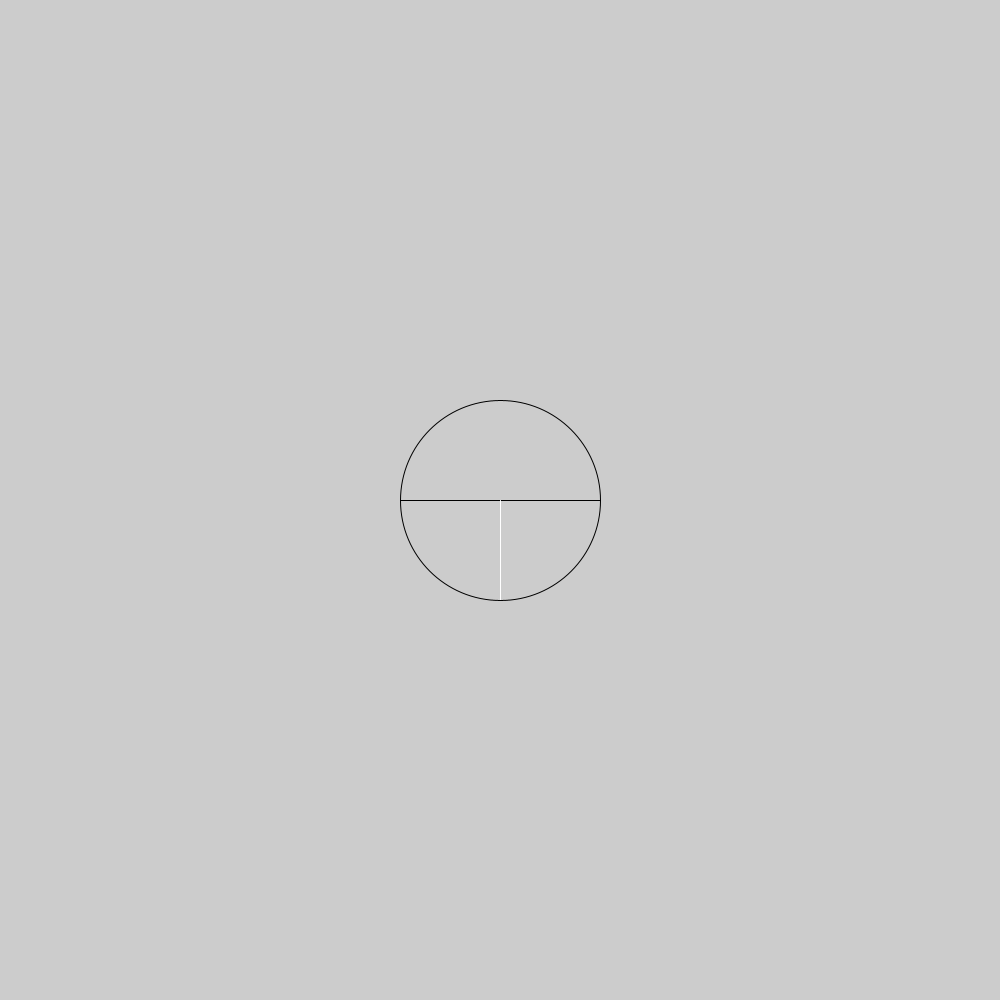
Frame 1 (no input)
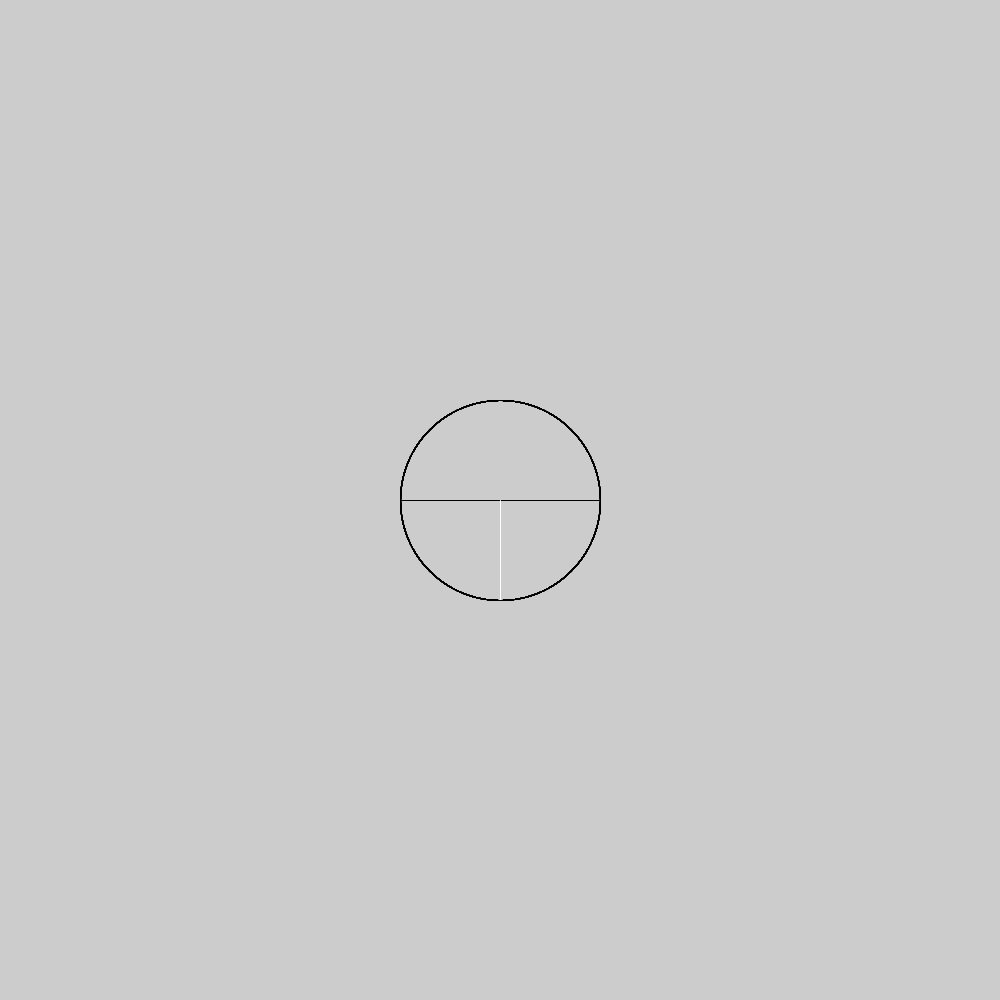
Frame 60 (the mouse pressed at the canvas centre just before this capture)
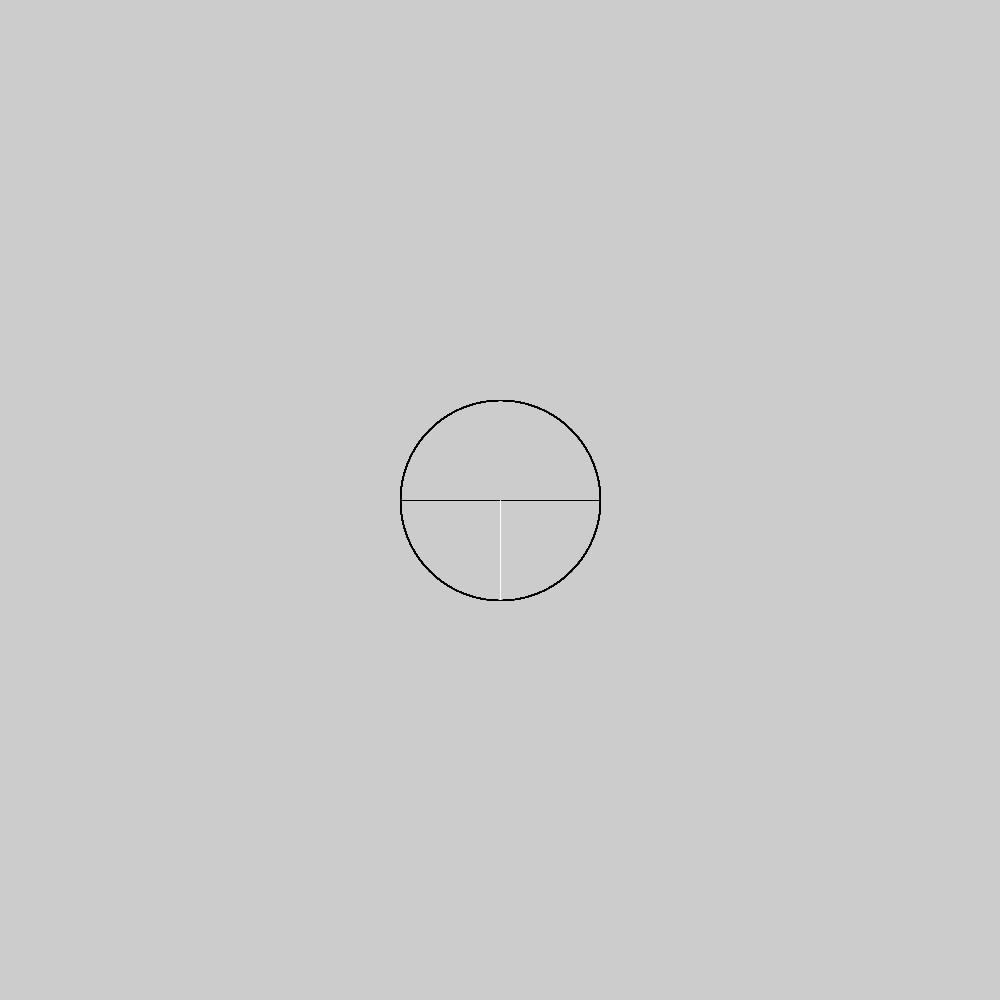
Frame 120 (the mouse held since frame 60 and released just before this capture)

The Processing sketch that drew these frames (run headless with seeded random() and noise(); from frame 60 on, the mouse is pressed at the canvas centre):

// Processing sketch: Zona_interactiva
// ── Zona_interactiva.pde
// RANGO DE FRAMES POR SEGUNDO
//frameRate(19)

int diametro = 200;
float radio = diametro / 2 ;
float circunferencia = radio * TWO_PI;

int centroH;
int centroV;

void setup() {
  size(1000, 1000);
  centroH = width/2;
  centroV= height/2;
}

void draw() {
  //background(100, 100, 87);
  noStroke();

  float d = dist(mouseX, mouseY, centroH, centroV);

  if (d < radio) {
    fill( 200, 255, 120);
    println("Inicio zona interactiva");
  } else {
    fill(255);
  }

  translate(centroH, centroV);
  noFill();

  // Dibujar  diametro
  stroke(0);
  line(-radio, 0, radio, 0);

  //Radio
  stroke(255);
  line(0, 0, 0, radio);

  //Círculo
  stroke(0);
  ellipse(0, 0, diametro, diametro);
}
